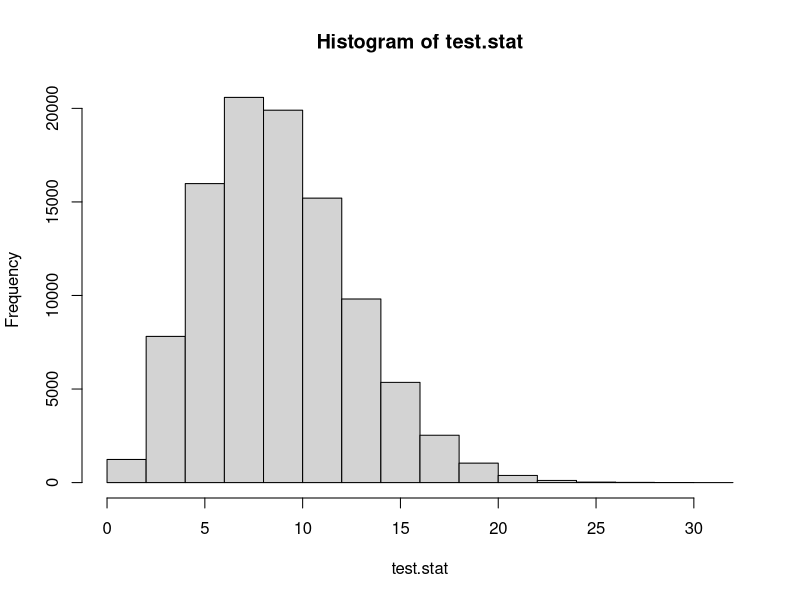
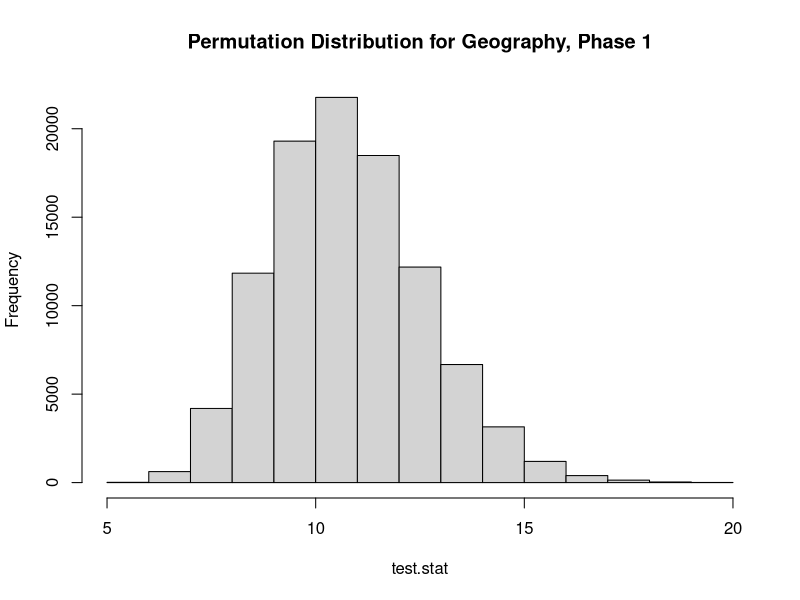
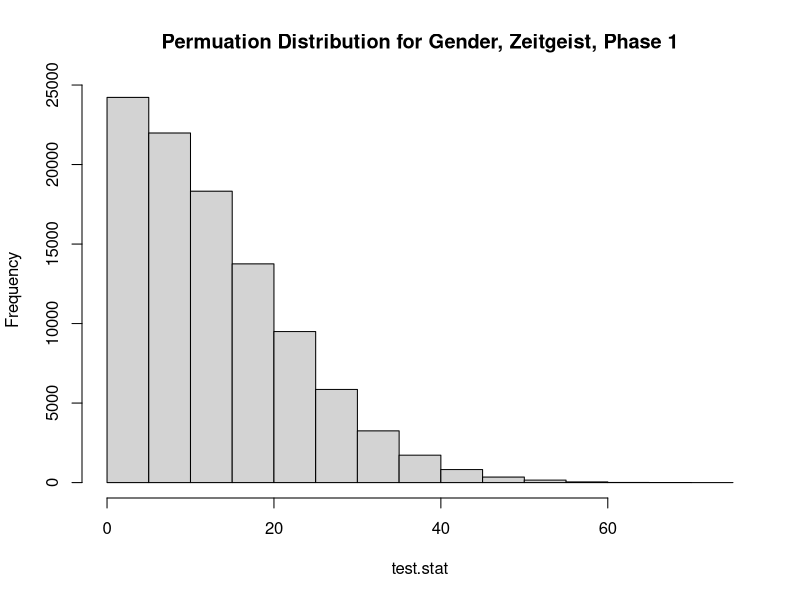
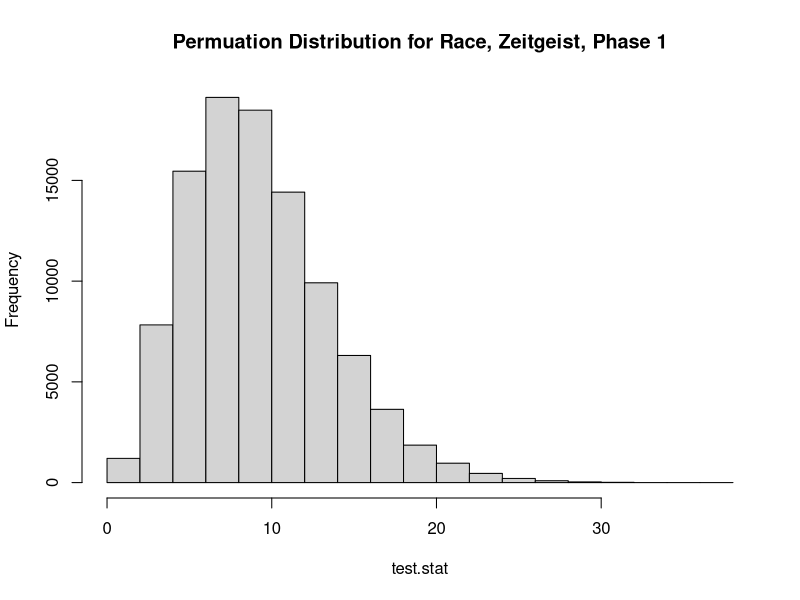

Recreate these plots in R, in order. (Note: a time limit stopped this script after it produced the figures.)
## ---- chunk 1
knitr::opts_chunk$set(echo = TRUE, warning = FALSE, message = FALSE)
## ---- chunk 2
# Set seed so experiments can be replicated
set.seed(31)

#########################################################
# CLASS
#########################################################
# Extra row ommitted, 4 "prefer not to answer"
Class.Z <- c(2022, 2022.5, 2023, 2023.5, 2024, 2024.5, 2025, 2025.5, 0)
vals.Z <- c(180, 80, 190, 79, 242, 73, 236, 50, 4)
Class.M <- c(2022,2023,2024,2025)
# Rounded data based on proportions from fall 2021
vals.M <- c(600,690,727,638)
Class.Data.Z <- data.frame(Class = Class.Z,
                         Zeitgeist = vals.Z)
# We assume that the administration combined feb and reg classes
vals.Z2 <- c(180+80, 190+79, 242+73, 236+50)
Class.Data.Raw <- data.frame(Class = Class.M,
                             Zeitgeist = vals.Z2,
                             Middlebury = vals.M)


#########################################################
# GEOGRAPHY
#########################################################
Geography <- c("New England", "Mideast", "Southeast", "Great Lakes", "Plains", 
               "Southwest", "Rocky Mountain", "Far West", 
               "Inernational/Outside the U.S.", "I prefer not to answer")
vals.Z <- c(340, 272, 101, 63, 43, 33, 39, 136, 103, 4)
vals.M <- c(698, 604, 203, 164, 70, 78, 77, 301, 0, 143)
Geography.Data.Raw <- data.frame(Geographic.Location = Geography,
                                 Zeitgeist = vals.Z,
                                 Middlebury = vals.M)


#########################################################
# GENDER
#########################################################
Gender <- c("Cisgender Female", "Cisgender Male", "Non-Binary", 
            "I prefer not to answer", "Transgender Male", "Transgender Female",
            "These options don't define me")
vals.Z <- c(652, 401, 63, 10, 13, 5, 21)
# The data from Middlebury only has binary options for "Women" and "Men"
vals.M <- c(1416, 1240, 0, 0, 0, 0, 0)
Gender.Data.Raw <- data.frame(Gender = Gender,
                              Zeitgeist = vals.Z,
                              Middlebury = vals.M)


#########################################################
# RACE
#########################################################
# This data is tricky, because students had the option to check
# all boxes that applied
Race <- c("White", "Asian", "Hispanic or Latino Origin", 
          "Black or African American", "Middle Eastern or North African", 
          "I prefer not to answer", "American Indian or Alaskan Native",
          "Native Hawaiian or other Pacific Islander", "International", 
          "Two or more races", "Race and/or ethnicity unknown")
vals.Z <- c(911, 173, 96, 57, 17, 13, 8, 5, 0, 0, 0)
# "Middle Eastern or North African" and "I prefer not to answer" are not 
# categories in Middlebury's data
# "International", "Two or more races", and "Race and/or ethnicity unknown" 
# are additional categories in Middlebury data
vals.M <- c(1556, 199, 287, 125, 0, 0, 3, 0, 308, 157, 19)
Race.Data.Raw <- data.frame(Race = Race,
                        Zeitgeist = vals.Z,
                        Middlebury = vals.M)


#########################################################
# MAJORS
#########################################################
Majors.Z <- c("Undeclared", "Environmental Studies", "Economics", 
              "Political Science", "Neuroscience", "Computer Science", 
              "English & American Literatures", "Psychology", 
              "International & Global Studies", 
              "Molecular Biology & Biochemistry", "Biology", "Mathematics",
              "International Politics & Economics", "History", 
              "History of Art & Architecture", "Film & Media Culture",
              "Geography", "Anthropology", "Physics", "Spanish", "Chemistry",
              "Sociology", "Theatre", "Education Studies", "Music",
              "Philosophy", "Chinese", "Geology", "Biochemistry",
              "Independent Scholar", "Studio Art", "I prefer not to answer",
              "Arabic", "Gender, Sexuality, & Feminist Studies", "German",
              "Classics", "Japanese Studies", "Dance", "Russian", "French",
              "Religion", "American Studies", "Comparative Literature",
              "Literary Studies", "Black Studies",
              "History-Science, Medicine, and Technology", "Italian")
vals.Z <- c(162, 125, 113, 70, 68, 88, 60, 58, 50, 38, 35, 48, 44, 35, 33, 
            30, 25, 24, 25, 23, 22, 24, 17, 17, 15, 14, 13, 11, 10, 10, 7, 12, 
            12, 12, 12, 6, 5, 5, 5, 4, 4, 3, 3, 3, 2, 0, 0)
Major.Data.Z <- data.frame(Major = Majors.Z,
                           Zeitgeist = vals.Z)
Majors.M <- c("Dance","Film & Media Culture","Music",
              "Studio Art","Theatre","Classics","History",
              "History-Science, Medicine, and Technology",
              "Philosophy","Religion", "American Studies","Black Studies",
              "Environmental Studies","Gender, Sexuality, & Feminist Studies",
              "Independent Scholar",
              "International Politics & Economics",
              "International & Global Studies","Neuroscience","Arabic",
              "Chinese",
              "French","German","Italian",
              "Japanese Studies","Russian","Spanish","Comparative Literature",
              "English & American Literatures",
              "Literary Studies","Biochemistry","Biology",  
              "Chemistry","Computer Science","Geology","Mathematics",
              "Molecular Biology & Biochemistry","Physics","Economics",
              "Education Studies","Geography",
              "Political Science","Psychology","Anthropology","Sociology",
              "Undeclared", "I prefer not to answer", 
              "History of Art & Architecture")

vals.M <- c(5,43,19,15,21,9,55,0,24,11,8,3,166,13,6,80,75,152,9,
                20,7,8,3,14,7,21,5,93,7,20,86,29,158,29,68,80,46,298,13,34,
                99,118,41,30,923,0,61)
                
Major.Data.M <- data.frame(Major = Majors.M,
                           Middlebury = vals.M)
Major.Data.Raw <- merge(Major.Data.M, Major.Data.Z, all = TRUE)
## ---- chunk 3
library(tidyverse)
library(dplyr)

Class.Data.Phase1 <- Class.Data.Raw

Geography.Data.Phase1 <- Geography.Data.Raw

Gender.Data.Phase1 <- Gender.Data.Raw %>%
  filter(Gender == c("Cisgender Female", "Cisgender Male"))

# For some reason, the filter wasn't filtering the 
# "American Indian or Alaskan Native" category, so I did it manually...
Race.Data.Phase1 <- Race.Data.Raw %>%
  filter(Race == c("White", "Asian", "Hispanic or Latino Origin", 
                   "Black or African American"))
Race.Data.Phase1 <- rbind(Race.Data.Phase1, Race.Data.Raw[7,])

Major.Data.Phase1 <- Major.Data.Raw

# Adjust p-value for multiple tests
alpha <- 0.05
k <- 5 # 5 tests
alpha.star <- 1 - (1-alpha)^(1/k)
## ---- chunk 4
# Number of times that we will simulate samples for our sampling distribution 
N <- 100000
# The population of graduation years provided by the administration
Population <- c(rep("2022", 600), rep("2023", 690),
                rep("2024", 727), rep("2025",638))
pop.size <- length(Population)
# Expected proportions
eprop22 <- 600/pop.size
eprop23 <- 690/pop.size
eprop24 <- 727/pop.size
eprop25 <- 638/pop.size
samp.size <- sum(Class.Data.Phase1$Zeitgeist)
# Expected values for sample of our size
epop22 <- eprop22*samp.size
epop23 <- eprop23*samp.size
epop24 <- eprop24*samp.size
epop25 <- eprop25*samp.size
expected.values <- c(epop22, epop23, epop24, epop25)
# test statistic is MAE
actual.test.stat <- (1/4)*sum(abs(Class.Data.Phase1$Zeitgeist - expected.values))
test.stat <- NULL
# Simulating our sampling distribution
for(i in 1:N){
  # Taking a sample from our population
  samp <- sample(Population, samp.size, replace = FALSE)
  
  samp22 <- sum(samp == "2022")
  samp23 <- sum(samp == "2023")
  samp24 <- sum(samp == "2024")
  samp25 <- sum(samp == "2025")
  
  actual.samp.values <- c(samp22,samp23,samp24,samp25)
  
  # Storing the test statistic for each simulated sample
  test.stat[i] <- (1/4)*sum(abs(actual.samp.values - expected.values))
}
hist(test.stat)
# p-value: probability of finding something more extreme than actual.test.stat
p.value.class <- mean(test.stat >= actual.test.stat)
print(paste0("Alpha-Star: ", alpha.star))
print(paste0("P-Value: ", p.value.class))
## ---- chunk 5
# The population of regions as given by the administration data
Population <- c(rep("New England", 698), rep("Mideast", 604),
                rep("Southeast", 203), rep("Great Lakes",164),
                rep("Plains", 70), rep("Southwest", 78),
                rep("Rocky Mountain",77), rep("Far West", 301))
pop.size <- length(Population)
# Expected proportions
epropNE <- 698/pop.size
epropME <- 604/pop.size
epropSE <- 101/pop.size
epropGL <- 164/pop.size
epropP <- 70/pop.size
epropSW <- 78/pop.size
epropRM <- 77/pop.size
epropFW <- 301/pop.size
samp.size <- sum(Geography.Data.Phase1$Zeitgeist[1:8])
# Expected values in a sample our size
epopNE <- epropNE*samp.size
epopME <- epropME*samp.size
epopSE <- epropSE*samp.size
epopGL <- epropGL*samp.size
epopP <- epropP*samp.size
epopSW <- epropSW*samp.size
epopRM <- epropRM*samp.size
epopFW <- epropFW*samp.size
expected.values <- c(epopNE, epopME, epopSE, epopGL,
                     epopP, epopSW, epopRM, epopFW)
#Don't want last two responses ("International" & "I prefer not to answer")
actual.test.stat <- (1/8)*sum(abs(Geography.Data.Raw$Zeitgeist[1:8] - expected.values))
test.stat <- NULL
# Simulating our sampling distribution
for(i in 1:N){
  samp <- sample(Population, samp.size, replace = FALSE)
  
  sampNE <- sum(samp == "New England")
  sampME <- sum(samp == "Mideast")
  sampSE <- sum(samp == "Southeast")
  sampGL <- sum(samp == "Great Lakes")
  sampP <- sum(samp == "Plains")
  sampSW <- sum(samp == "Southwest")
  sampRM <- sum(samp == "Rocky Mountain")
  sampFW <- sum(samp == "Far West")
  
  actual.samp.values <- c(sampNE, sampME, sampSE, sampGL,
                          sampP, sampSW, sampRM, sampFW)
  
  # Computing the test stat for our sample
  test.stat[i] <- (1/8)*sum(abs(actual.samp.values - expected.values))
}
hist(test.stat, main = "Permutation Distribution for Geography, Phase 1")
# p-value: the probability of observing something rarer than actual.test.stat
p.value.geography <- mean(test.stat >= actual.test.stat)
print(paste0("Alpha-Star: ", alpha.star))
print(paste0("P-Value: ", p.value.geography))
## ---- chunk 6
# 1 is Cisgender Female, 0 is Cisgender Male
n <- sum(Gender.Data.Phase1$Zeitgeist)

# Expected number of cisgender females in Zeitgeist sample
expected.prob.f <- (Gender.Data.Phase1$Middlebury[1] /
                    sum(Gender.Data.Phase1$Middlebury))
expected.count.f <- expected.prob.f * n
# Expected number of cisgender males in Zeitgeist sample
expected.prob.m <- (Gender.Data.Phase1$Middlebury[2] /
                    sum(Gender.Data.Phase1$Middlebury))
expected.count.m <- expected.prob.m * n

# Test stat
real.test.stat <- mean(
  c(abs(Gender.Data.Phase1$Zeitgeist[1] - expected.count.f),
    abs(Gender.Data.Phase1$Zeitgeist[2] - expected.count.m)))

test.stat <- NULL
k <- 100000
for (i in c(1:k)) {
  random.data <- sample(c("Cisgender Female", "Cisgender Male"),
                        size = n,
                        replace = TRUE,
                        prob = c(expected.prob.f,expected.prob.m))
  counts <- table(random.data)
  test.stat[i] <- mean(c(abs(counts[["Cisgender Female"]] - expected.count.f), 
                         abs(counts[["Cisgender Male"]] - expected.count.m)))
}
hist(test.stat, main = "Permuation Distribution for Gender, Zeitgeist, Phase 1")
p.value.gender <- sum(real.test.stat < test.stat) / k
print(paste0("Alpha-Star: ", alpha.star))
print(paste0("P-Value: ", p.value.gender))
## ---- chunk 7
# Total Zeitgeist Responses
n <- sum(Race.Data.Phase1$Zeitgeist)

# Expected number of White in Zeitgeist sample
expected.prob.w <- Race.Data.Phase1$Middlebury[1] /
                   sum(Race.Data.Phase1$Middlebury)
expected.count.w <- expected.prob.w * sum(Race.Data.Phase1$Zeitgeist)

# Expected number of Asian in Zeitgeist sample
expected.prob.a <- Race.Data.Phase1$Middlebury[2] /
                   sum(Race.Data.Phase1$Middlebury)
expected.count.a <- expected.prob.a * sum(Race.Data.Phase1$Zeitgeist)

# Expected number of Hispanic or Latino Origin
expected.prob.h <- Race.Data.Phase1$Middlebury[3] /
                   sum(Race.Data.Phase1$Middlebury)
expected.count.h <- expected.prob.h * sum(Race.Data.Phase1$Zeitgeist)

# Expected number of Black or African American
expected.prob.b <- Race.Data.Phase1$Middlebury[4] /
                   sum(Race.Data.Phase1$Middlebury)
expected.count.b <- expected.prob.b * sum(Race.Data.Phase1$Zeitgeist)

# Expected number of American Indian or Alaskan Native
expected.prob.i <- Race.Data.Phase1$Middlebury[5] /
                   sum(Race.Data.Phase1$Middlebury)
expected.count.i <- expected.prob.i * sum(Race.Data.Phase1$Zeitgeist)

# Test stat
real.test.stat = mean(
  c(abs(Race.Data.Phase1$Zeitgeist[1] - expected.count.w),
    abs(Race.Data.Phase1$Zeitgeist[2] - expected.count.a),
    abs(Race.Data.Phase1$Zeitgeist[3] - expected.count.h),
    abs(Race.Data.Phase1$Zeitgeist[4] - expected.count.b),
    abs(Race.Data.Phase1$Zeitgeist[5] - expected.count.i)))

test.stat = NULL
k <- 100000
for (i in c(1:k)) {
  random.data <- sample(c("White", "Asian", "Hispanic or Latino Origin", 
                          "Black or African American", 
                          "American Indian or Alaskan Native"),
                        size = n,
                        replace = TRUE,
                        prob = c(expected.prob.w,expected.prob.a,
                                 expected.prob.h,expected.prob.b,
                                 expected.prob.i))
  counts <- table(random.data)
  sum <- c(abs(counts[["White"]] - expected.count.w), 
           abs(counts[["Asian"]] - expected.count.a),
           abs(counts[["Hispanic or Latino Origin"]] - expected.count.h),
           abs(counts[["Black or African American"]] - expected.count.b))
  if (length(counts) == 5) {
    rbind(sum, abs(counts[["American Indian or Alaskan Native"]]
               - expected.count.i))
  }
  
  test.stat[i] <- mean(sum)
  
}
hist(test.stat, main = "Permuation Distribution for Race, Zeitgeist, Phase 1")
p.value.race = sum(real.test.stat < test.stat) / k
print(paste0("Alpha-Star: ", alpha.star))
print(paste0("P-Value: ", p.value.race))
## ---- chunk 8
n <- sum(Major.Data.Phase1$Zeitgeist)
expected.prob.majors <- NULL
expected.count.majors <- NULL

# Calculate probability using loop bc no way I'm doing it by hand
for (i in c(1:length(Majors.M))) {
  expected.prob.majors[i] <- Major.Data.Phase1$Middlebury[i] / sum(Major.Data.Phase1$Middlebury)
  expected.count.majors[i] <- expected.prob.majors[i] * n
}

# Test stat
real.test.stat <- mean(abs(Major.Data.Phase1$Zeitgeist - expected.count.majors))

# For merging with the random sample, remove I prefer not to answer
merge.frame <- data.frame(expected.count.majors,
                          random.data = Major.Data.Phase1$Major)[-26, ]

test.stat <- NULL
k <- 100000
for (i in c(1:k)) {
  random.data <- sample(Major.Data.Phase1$Major,
                        size = n,
                        replace = TRUE,
                        prob = expected.prob.majors)
  counts <- table(random.data)
  df <- merge(data.frame(counts), merge.frame, all = FALSE)
  test.stat[i] <- mean(c(abs(df$Freq - df$expected.count.majors)))
  
}

hist(test.stat, main = "Permuation Distribution for Major, Zeitgeist, Phase 1")
p.value.race <- sum(real.test.stat < test.stat) / k
print(paste0("Alpha-Star: ", alpha.star))
print(paste0("P-Value: ", p.value.race))
## ---- chunk 9
library(tidyverse)
library(dplyr)

# Phase 2 testing, we randomly distribute all Zeitgeist respondents who
# selected gender-identities other than CGF and CGM between these options
Gender.Data.Phase2 <- Gender.Data.Raw %>%
  filter(Gender == c("Cisgender Female", "Cisgender Male"))
non.CG.count <- sum((Gender.Data.Raw %>% 
  filter(Gender != c("Cisgender Female", "Cisgender Male")))$Zeitgeist)
CGF.artificial.sample <- sum(sample(c(0,1), non.CG.count, replace = TRUE))
CGM.artificial.sample <- non.CG.count - CGF.artificial.sample
Gender.Data.Phase2$Zeitgeist[1] <- Gender.Data.Phase2$Zeitgeist[1] + 
  CGF.artificial.sample
Gender.Data.Phase2$Zeitgeist[2] <- Gender.Data.Phase2$Zeitgeist[2] + 
  CGM.artificial.sample

# We aren't adjusting the Zeitgeist data for phase 2 of race testing,
# we're adjusting the Middlebury Admin distribution as described in Methods
Race.Data.Phase2 <- Race.Data.Phase1
Admin.Distribution.Phase2 <- Race.Data.Raw %>% filter(
  Race == c("White", "Asian", "Hispanic or Latino Origin", 
            "Black or African American"))
two.or.more <- Race.Data.Raw$Middlebury[10]
two.race.samples <- NULL
for (i in c(1:two.or.more)) {
  two.race.samples <- append(two.race.samples, 
                             sample(c("White", "Asian", "Hispanic or Latino Origin", 
                                      "Black or African American", 
                                      "American Indian or Alaskan Native"),
                                    size = 2,
                                    replace = FALSE,
                                    prob = c(expected.prob.w,expected.prob.a,
                                             expected.prob.h,expected.prob.b,
                                             expected.prob.i)))
}
counts <- data.frame(table(two.race.samples))
colnames(counts) [1] <- "Race"
Admin.Distribution.Phase2 <- merge(counts, Admin.Distribution.Phase2)
Admin.Distribution.Phase2 <- Admin.Distribution.Phase2 %>%
                             mutate(Middlebury = Freq + Middlebury) %>%
                             select(-Freq)

# Just voiding undeclared
Major.Data.Phase2 <- Major.Data.Phase1[-47,]
## ---- chunk 10
# 1 is Cisgender Female, 0 is Cisgender Male
n <- sum(Gender.Data.Phase2$Zeitgeist)
k <- nrow(Gender.Data.Phase2)
alpha <- 0.05
alpha.star <- 1 - (1-alpha)^(1/k)

# Expected number of cisgender females in Zeitgeist sample
expected.prob.f <- (Gender.Data.Phase2$Middlebury[1] /
                    sum(Gender.Data.Phase2$Middlebury))
expected.count.f <- expected.prob.f * sum(Gender.Data.Phase2$Zeitgeist)
# Expected number of cisgender males in Zeitgeist sample
expected.prob.m <- (Gender.Data.Phase2$Middlebury[2] /
                    sum(Gender.Data.Phase2$Middlebury))
expected.count.m <- expected.prob.m * sum(Gender.Data.Phase2$Zeitgeist)

# Test stat
real.test.stat <- mean(
  c(abs(Gender.Data.Phase2$Zeitgeist[1] - expected.count.f),
    abs(Gender.Data.Phase2$Zeitgeist[2] - expected.count.m)))

test.stat <- NULL
k <- 100000
for (i in c(1:k)) {
  random.data <- sample(c("Cisgender Female", "Cisgender Male"),
                        size = n,
                        replace = TRUE,
                        prob = c(expected.prob.f,expected.prob.m))
  counts <- table(random.data)
  test.stat[i] <- mean(c(abs(counts[["Cisgender Female"]] - expected.count.f), 
                         abs(counts[["Cisgender Male"]] - expected.count.m)))
}
hist(test.stat, main = "Permuation Distribution for Gender, Zeitgeist, Phase 2")
p.value.gender <- sum(real.test.stat < test.stat) / k
print(paste0("Alpha-Star: ", alpha.star))
print(paste0("P-Value: ", p.value.gender))
## ---- chunk 11
# Total Zeitgeist Responses
n <- sum(Race.Data.Phase2$Zeitgeist)

# Expected number of White in Zeitgeist sample
expected.prob.w <- Race.Data.Phase2$Middlebury[1] /
                   sum(Race.Data.Phase2$Middlebury)
expected.count.w <- expected.prob.w * sum(Race.Data.Phase2$Zeitgeist)

# Expected number of Asian in Zeitgeist sample
expected.prob.a <- Race.Data.Phase2$Middlebury[2] /
                   sum(Race.Data.Phase2$Middlebury)
expected.count.a <- expected.prob.a * sum(Race.Data.Phase2$Zeitgeist)

# Expected number of Hispanic or Latino Origin
expected.prob.h <- Race.Data.Phase2$Middlebury[3] /
                   sum(Race.Data.Phase2$Middlebury)
expected.count.h <- expected.prob.h * sum(Race.Data.Phase2$Zeitgeist)

# Expected number of Black or African American
expected.prob.b <- Race.Data.Phase2$Middlebury[4] /
                   sum(Race.Data.Phase2$Middlebury)
expected.count.b <- expected.prob.b * sum(Race.Data.Phase2$Zeitgeist)

# Expected number of American Indian or Alaskan Native
expected.prob.i <- Race.Data.Phase2$Middlebury[5] /
                   sum(Race.Data.Phase2$Middlebury)
expected.count.i <- expected.prob.i * sum(Race.Data.Phase2$Zeitgeist)

# Test stat
real.test.stat = mean(
  c(abs(Race.Data.Phase2$Zeitgeist[1] - expected.count.w),
    abs(Race.Data.Phase2$Zeitgeist[2] - expected.count.a),
    abs(Race.Data.Phase2$Zeitgeist[3] - expected.count.h),
    abs(Race.Data.Phase2$Zeitgeist[4] - expected.count.b),
    abs(Race.Data.Phase2$Zeitgeist[5] - expected.count.i)))

test.stat = NULL
k <- 100000
for (i in c(1:k)) {
  random.data <- sample(c("White", "Asian", "Hispanic or Latino Origin", 
                          "Black or African American", 
                          "American Indian or Alaskan Native"),
                        size = n,
                        replace = TRUE,
                        prob = c(expected.prob.w,expected.prob.a,
                                 expected.prob.h,expected.prob.b,
                                 expected.prob.i))
  counts <- table(random.data)
  sum <- c(abs(counts[["White"]] - expected.count.w), 
           abs(counts[["Asian"]] - expected.count.a),
           abs(counts[["Hispanic or Latino Origin"]] - expected.count.h),
           abs(counts[["Black or African American"]] - expected.count.b))
  if (length(counts) == 5) {
    rbind(sum, abs(counts[["American Indian or Alaskan Native"]]
               - expected.count.i))
  }
  
  test.stat[i] <- mean(sum)
  
}
hist(test.stat, main = "Permuation Distribution for Race, Zeitgeist, Phase 2")
p.value.race = sum(real.test.stat < test.stat) / k
print(paste0("Alpha-Star: ", alpha.star))
print(paste0("P-Value: ", p.value.race))
## ---- chunk 12
n <- sum(Major.Data.Phase2$Zeitgeist)
expected.prob.majors <- NULL
expected.count.majors <- NULL

# Calculate probability using loop bc no way I'm doing it by hand
for (i in c(1:length(Major.Data.Phase2$Major))) {
  expected.prob.majors[i] <- Major.Data.Phase2$Middlebury[i] / 
    sum(Major.Data.Phase2$Middlebury)
  expected.count.majors[i] <- expected.prob.majors[i] * n
}

# Test stat
real.test.stat <- mean(abs(Major.Data.Phase2$Zeitgeist - expected.count.majors))

# For merging with the random sample, remove I prefer not to answer
merge.frame <- data.frame(expected.count.majors,
                          random.data = Major.Data.Phase2$Major)[-26, ]

test.stat <- NULL
k <- 100000
for (i in c(1:k)) {
  random.data <- sample(Major.Data.Phase2$Major,
                        size = n,
                        replace = TRUE,
                        prob = expected.prob.majors)
  counts <- table(random.data)
  df <- merge(data.frame(counts), merge.frame, all = FALSE)
  test.stat[i] <- mean(c(abs(df$Freq - df$expected.count.majors)))
  
}

hist(test.stat, main = "Permuation Distribution for Major, Zeitgeist")
p.value.race <- sum(real.test.stat < test.stat) / k
print(paste0("Alpha-Star: ", alpha.star))
print(paste0("P-Value: ", p.value.race))
## ---- chunk 13
library(ggplot2)
n <- sum(Major.Data.Phase2$Zeitgeist)
expected.prob.majors <- NULL
expected.count.majors <- NULL

# Calculate probability using loop bc no way I'm doing it by hand
for (i in c(1:length(Major.Data.Phase2$Major))) {
  expected.prob.majors[i] <- Major.Data.Phase2$Middlebury[i] / 
    sum(Major.Data.Phase2$Middlebury)
  expected.count.majors[i] <- expected.prob.majors[i] * n
}


all.plot.data <- data.frame(expected,
                            observed = Major.Data.Phase2$Zeitgeist,
                            major = Major.Data.Phase2$Major)[-26, ] %>%
  mutate(diff = abs(observed - expected))
 
# Grouped
ggplot(plot.datadata, aes(fill=condition, y=value, x=specie)) + 
       geom_bar(position="dodge", stat="identity")
